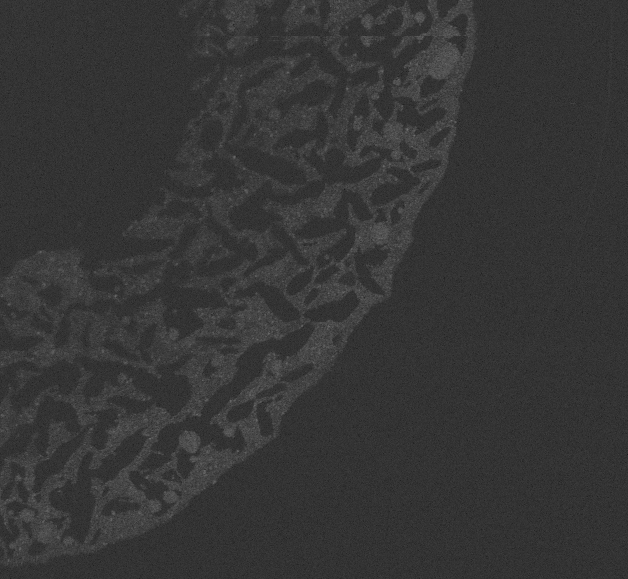
#> input picture images/data1_image_300.png, 628 x 579 px
$ python analysis.py
#> lines starting #> are read from the running program, lines starting #| are printed output that depends on the picture; after the words box and inside, x2 and y2 are one past the last pixel; in counts of white or black regions, pixels touching at a corner belong together
import cv2
import numpy as np
import matplotlib.pyplot as plt

# Load the images (adjust paths)
image_path = "images/data1_image_300.png"
mask_path = "images/data1_mask_300.png"

# 1. Load the images
image = cv2.imread(image_path, cv2.IMREAD_GRAYSCALE)
#> image is the input picture: shape (579, 628); min 27, max 114, mean 54.4
mask = cv2.imread(mask_path, cv2.IMREAD_GRAYSCALE)
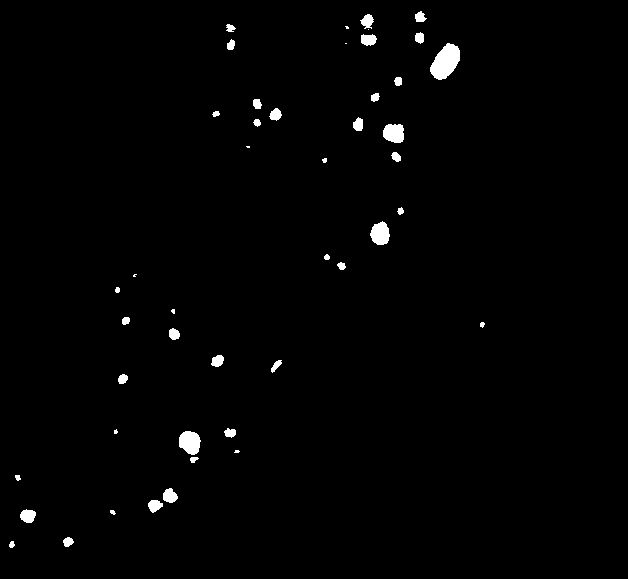
#> input picture images/data1_mask_300.png, 628 x 579 px
#> mask: shape (579, 628); 1.2% white; 46 white regions (8 under 20 px), largest, box (x1, y1, x2, y2) and area: (430, 43, 460, 80) 724, (179, 431, 201, 455) 402, (370, 221, 390, 245) 352

def apply_non_local_means_denoising(img, h=10, templateWindowSize=7, searchWindowSize=21):
#> called with h = 192, templateWindowSize = 7, searchWindowSize = 21
    return cv2.fastNlMeansDenoising(img, None, h, templateWindowSize, searchWindowSize)

def apply_gaussian_blur(img, ksize=5):
    return cv2.GaussianBlur(img, (ksize, ksize), 0)

#cleaned_image = apply_gaussian_blur(cleaned_image, ksize=55)
image = apply_non_local_means_denoising(image, h=192, templateWindowSize=7, searchWindowSize=21)

# Verify that the dimensions are identical
assert image.shape == mask.shape, "The images must have the same dimensions"

# 2. Create the organoids_only image
_, binary_mask = cv2.threshold(mask, 127, 255, cv2.THRESH_BINARY)
organoids_only = cv2.bitwise_and(image, image, mask=binary_mask)

# Get the organoid pixels (where the mask is white)
organoid_pixels = image[binary_mask > 0].flatten()
#> organoid_pixels = 4368 values, max 80 at index 855, min 51 at index 2795, mean 65.53

# 3. Create the background image (invert the mask)
inverted_mask = cv2.bitwise_not(binary_mask)
background = cv2.bitwise_and(image, image, mask=inverted_mask)

# 4. Extract pixel values for statistics
# Get the organoid pixels (where the mask is white)
organoid_pixels = image[binary_mask > 0].flatten()
# Get the background pixels (where the mask is black)
background_pixels = image[binary_mask == 0].flatten()

# 5. Create histograms
plt.figure(figsize=(12, 6))

# Histogram for organoids
plt.subplot(1, 2, 1)
plt.hist(organoid_pixels, bins=256, range=(0, 256), color='blue', alpha=0.7)
plt.title('Intensity Histogram - Organoids')
plt.xlabel('Pixel Intensity')
plt.ylabel('Number of Pixels')
plt.grid(True)

# Histogram for the background
plt.subplot(1, 2, 2)
plt.hist(background_pixels, bins=256, range=(0, 256), color='red', alpha=0.7)
plt.title('Intensity Histogram - Background')
plt.xlabel('Pixel Intensity')
plt.ylabel('Number of Pixels')
plt.grid(True)

plt.tight_layout()
plt.plot(organoids_only)
#plt.show()

# 6. Save the results
cv2.imwrite("organoids_only.tif", organoids_only)
cv2.imwrite("background_only.tif", background)

# Display basic statistics
print(f"Organoid statistics (n={len(organoid_pixels)} pixels):")
#| Organoid statistics (n=4368 pixels):
print(f"  Min: {np.min(organoid_pixels)}, Max: {np.max(organoid_pixels)}")
#|   Min: 51, Max: 80
print(f"  Mean: {np.mean(organoid_pixels):.2f}, Std deviation: {np.std(organoid_pixels):.2f}")
#|   Mean: 65.53, Std deviation: 6.14

print(f"\nBackground statistics (n={len(background_pixels)} pixels):")
#| Background statistics (n=359244 pixels):
print(f"  Min: {np.min(background_pixels)}, Max: {np.max(background_pixels)}")
#|   Min: 50, Max: 75
print(f"  Mean: {np.mean(background_pixels):.2f}, Std deviation: {np.std(background_pixels):.2f}")
#|   Mean: 54.30, Std deviation: 4.59

# Calculate thresholds
# For organoids: value where 80% of pixels are higher = 20th percentile
threshold_organoid = np.percentile(organoid_pixels, 5)
#> threshold_organoid = 57
# For the background: value where 20% of pixels are higher = 80th percentile
threshold_background = np.percentile(background_pixels, 95)
#> threshold_background = 64

print(f"Organoid threshold (95% of pixels >): {threshold_organoid:.1f}")
#| Organoid threshold (95% of pixels >): 57.0
print(f"Background threshold (5% of pixels >): {threshold_background:.1f}")
#| Background threshold (5% of pixels >): 64.0
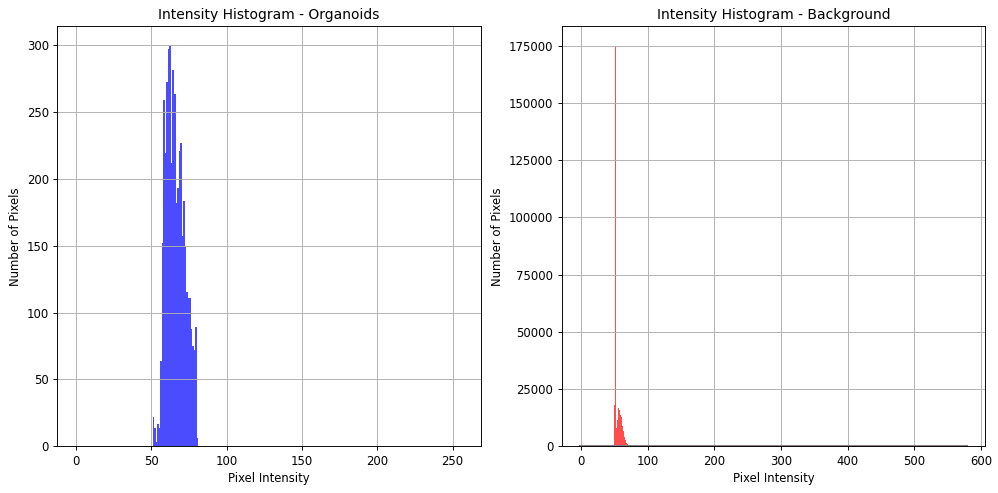
#> figure drawn by matplotlib, 2 panels; panel 1: tallest bar 299 high, from x = 62 to 63; panel 2: tallest bar 174763 high, from x = 51 to 52
